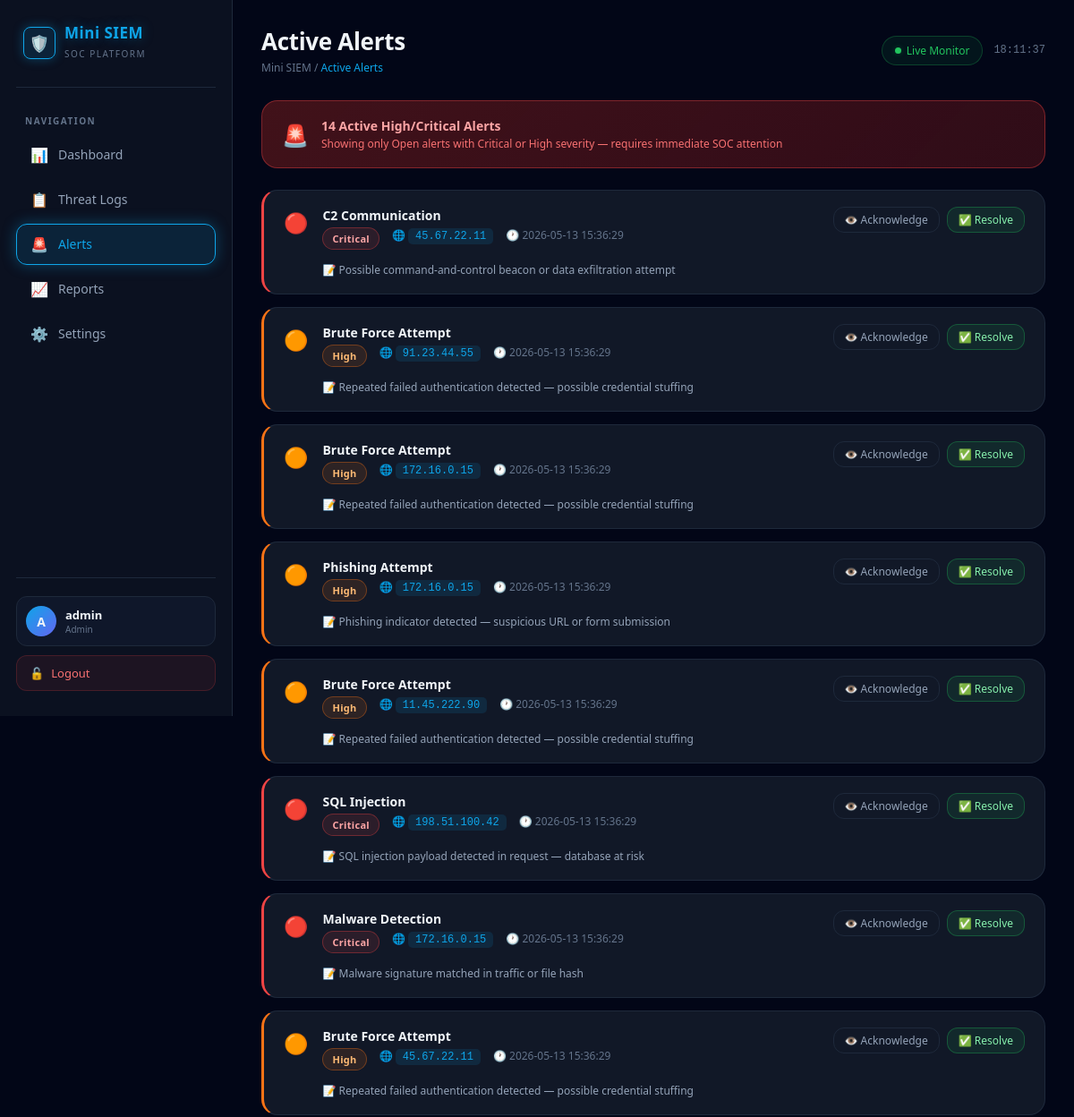
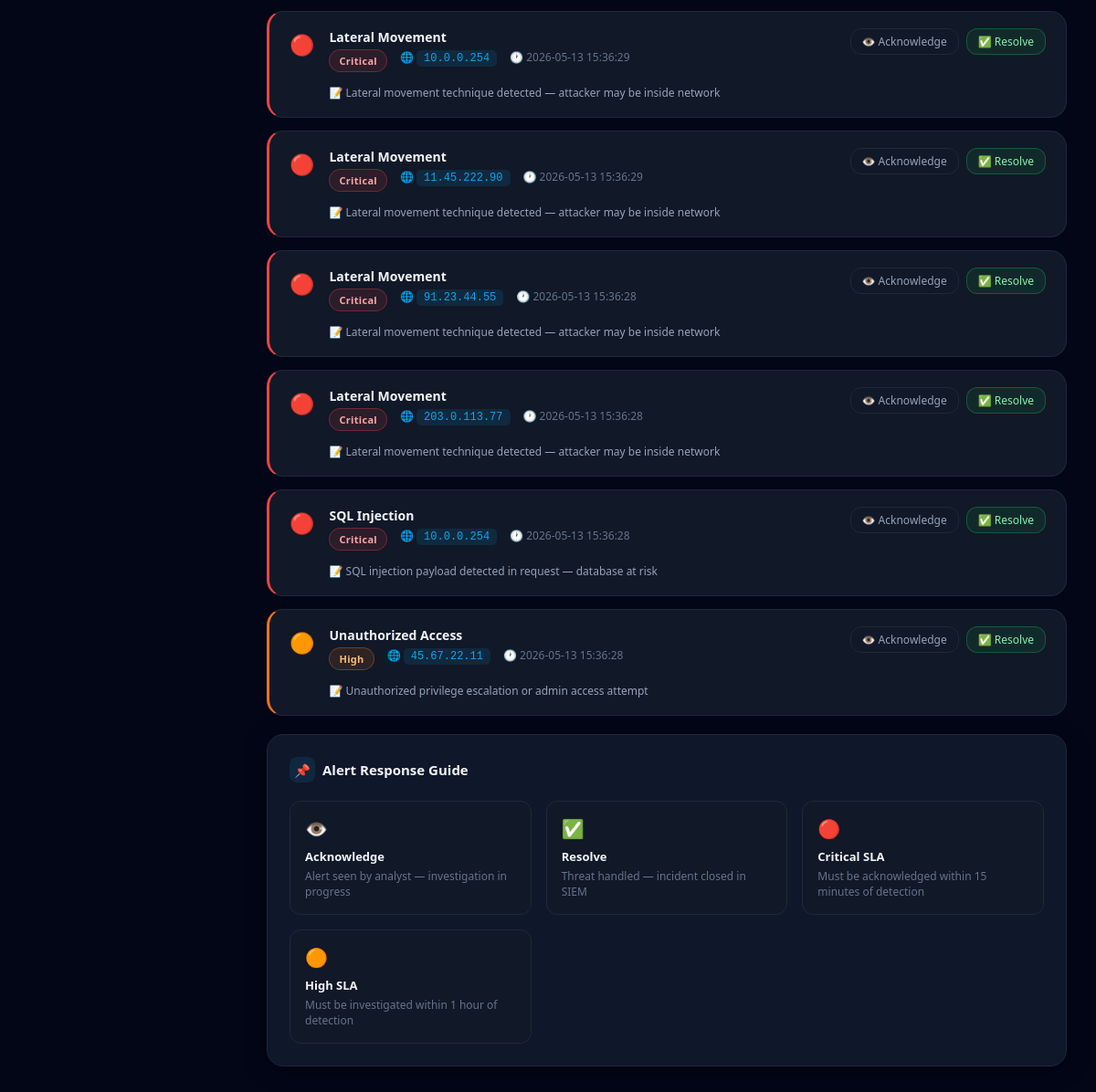
Page /alerts (signed in) on the committed database (2 pictures, top to bottom).
### app.py (models this page shows, shortened)
class Threat(db.Model):
    __tablename__ = "threats"
    id           = db.Column(db.Integer, primary_key=True)
    threat_type  = db.Column(db.String(100), nullable=False)
    severity     = db.Column(db.String(50),  nullable=False)
    source_ip    = db.Column(db.String(50),  nullable=False, default="Unknown")
    description  = db.Column(db.String(255), nullable=True)
    status       = db.Column(db.String(30),  nullable=False, default="Open")
    timestamp    = db.Column(db.DateTime,    nullable=False, default=datetime.utcnow)

### app.py (the view)
@app.route("/alerts")
@login_required
def alerts():
    alerts_list = Threat.query.filter(
        Threat.severity.in_(["Critical", "High"]),
        Threat.status == "Open"
    ).order_by(Threat.timestamp.desc()).all()
    return render_template(
        "alerts.html",
        alerts=alerts_list,
        page_title="Active Alerts",
    )

### app.py (called while the page is built)
def login_required(f):
    @wraps(f)
    def decorated(*args, **kwargs):
        if not session.get("logged_in"):
            flash("Please log in to access this page.", "warning")
            return redirect(url_for("login"))
        return f(*args, **kwargs)
    return decorated

### templates/alerts.html (shortened to what this page needs)
{% extends "base.html" %}
{% block content %}
<div class="alert-banner">
  <span class="banner-icon">🚨</span>
  <div class="banner-text">
    <h3>{{ alerts | length }} Active High/Critical Alert{% if alerts|length != 1 %}s{% endif %}</h3>
    <p>Showing only Open alerts with Critical or High severity — requires immediate SOC attention</p>
  </div>
</div>
{% if alerts %}
<div id="alertsList">
  {% for alert in alerts %}
  <div
    class="alert-card {{ 'critical-card' if alert.severity == 'Critical' else 'high-card' }}"
    id="alert-{{ alert.id }}"
  >
    <span class="alert-icon">
      {{ '🔴' if alert.severity == 'Critical' else '🟠' }}
    </span>
    <div class="alert-body">
      <div class="alert-type">{{ alert.threat_type }}</div>
      <div class="alert-meta">
        <span>
          <span class="badge badge-{{ alert.severity.lower() }}">{{ alert.severity }}</span>
        </span>
        <span>🌐 <span class="ip-mono">{{ alert.source_ip }}</span></span>
        <span>🕐 {{ alert.timestamp.strftime('%Y-%m-%d %H:%M:%S') }}</span>
        {% if alert.description %}
        <span style="color:var(--text-secondary);">📝 {{ alert.description }}</span>
        {% endif %}
      </div>
    </div>
    <div class="alert-actions">
      <button
        class="btn btn-ghost btn-sm"
        onclick="acknowledgeAlert({{ alert.id }})"
        title="Acknowledge"
      >👁️ Acknowledge</button>
      <button
        class="btn btn-success btn-sm"
        onclick="resolveAlert({{ alert.id }})"
        title="Resolve"
      >✅ Resolve</button>
    </div>
  </div>
  {% endfor %}
</div>
{% else %}
<div class="panel" style="text-align:center;padding:60px 24px;">
  <div style="font-size:48px;margin-bottom:16px;">✅</div>
  <h2 style="color:var(--low);margin-bottom:8px;">All Clear</h2>
  <p style="color:var(--text-muted);">No active high/critical alerts at this time.</p>
</div>
{% endif %}
<div class="panel" style="margin-top:20px;">
  <div class="panel-header">
    <div class="panel-title"><div class="title-icon">📌</div>Alert Response Guide</div>
  </div>
  <div style="display:grid;grid-template-columns:repeat(auto-fill,minmax(220px,1fr));gap:16px;">
    <div style="padding:16px;background:var(--bg-card2);border-radius:var(--radius);border:1px solid var(--border);">
      <div style="font-size:20px;margin-bottom:8px;">👁️</div>
      <div style="font-size:13px;font-weight:600;margin-bottom:4px;">Acknowledge</div>
      <div style="font-size:12px;color:var(--text-muted);">Alert seen by analyst — investigation in progress</div>
    </div>
    <div style="padding:16px;background:var(--bg-card2);border-radius:var(--radius);border:1px solid var(--border);">
      <div style="font-size:20px;margin-bottom:8px;">✅</div>
      <div style="font-size:13px;font-weight:600;margin-bottom:4px;">Resolve</div>
      <div style="font-size:12px;color:var(--text-muted);">Threat handled — incident closed in SIEM</div>
    </div>
    <div style="padding:16px;background:var(--bg-card2);border-radius:var(--radius);border:1px solid var(--border);">
      <div style="font-size:20px;margin-bottom:8px;">🔴</div>
      <div style="font-size:13px;font-weight:600;margin-bottom:4px;">Critical SLA</div>
      <div style="font-size:12px;color:var(--text-muted);">Must be acknowledged within 15 minutes of detection</div>
    </div>
    <div style="padding:16px;background:var(--bg-card2);border-radius:var(--radius);border:1px solid var(--border);">
      <div style="font-size:20px;margin-bottom:8px;">🟠</div>
      <div style="font-size:13px;font-weight:600;margin-bottom:4px;">High SLA</div>
      <div style="font-size:12px;color:var(--text-muted);">Must be investigated within 1 hour of detection</div>
    </div>
  </div>
</div>
{% endblock %}

### static/css/style.css (style rules this page uses)
:root { --bg-base: #020617; --bg-panel: #0b1120; --bg-card: #0f172a; --bg-card2: #111827; --bg-input: #1a2235; --border: #1e293b; --border-hover: #334155; --accent: #0ea5e9; --accent-glow: rgba(14, 165, 233, 0.35); --accent-dim: rgba(14, 165, 233, 0.12); --accent2: #6366f1; --critical: #ef4444; --critical-glow: rgba(239, 68, 68, 0.3); --high: #f97316; --high-glow: rgba(249, 115, 22, 0.3); --medium: #eab308; --medium-glow: rgba(234, 179, 8, 0.3); --low: #22c55e; --low-glow: rgba(34, 197, 94, 0.25); --text-primary: #f1f5f9; --text-muted: #64748b; --text-secondary:#94a3b8; --sidebar-w: 260px; --radius: 12px; --radius-lg: 18px; --shadow-card: 0 4px 24px rgba(0,0,0,0.4); }
*, *::before, *::after { margin: 0; padding: 0; box-sizing: border-box; }
html { scroll-behavior: smooth; }
body { font-family: 'Segoe UI', system-ui, -apple-system, sans-serif; background: var(--bg-base); color: var(--text-primary); min-height: 100vh; overflow-x: hidden; }
body.app-body { display: flex; }
.panel { background: var(--bg-card); border: 1px solid var(--border); border-radius: var(--radius-lg); padding: 24px; margin-bottom: 24px; box-shadow: var(--shadow-card); }
.panel-header { display: flex; align-items: center; justify-content: space-between; margin-bottom: 20px; flex-wrap: wrap; gap: 10px; }
.panel-title { font-size: 15px; font-weight: 600; color: var(--text-primary); display: flex; align-items: center; gap: 8px; }
.panel-title .title-icon { width: 28px; height: 28px; background: var(--accent-dim); border-radius: 8px; display: flex; align-items: center; justify-content: center; font-size: 14px; }
.alert-banner { background: linear-gradient(135deg, rgba(127,29,29,0.5), rgba(153,27,27,0.3)); border: 1px solid rgba(239,68,68,0.4); border-radius: var(--radius-lg); padding: 18px 22px; margin-bottom: 24px; display: flex; align-items: center; gap: 14px; animation: border-pulse 2.5s ease-in-out infinite; }
.alert-banner .banner-icon { font-size: 24px; }
.alert-banner .banner-text h3 { font-size: 14px; font-weight: 600; color: #fca5a5; }
.alert-banner .banner-text p { font-size: 12px; color: #f87171; margin-top: 2px; }
.badge { display: inline-flex; align-items: center; gap: 5px; padding: 4px 10px; border-radius: 20px; font-size: 11px; font-weight: 600; letter-spacing: 0.3px; white-space: nowrap; }
.badge-critical { background: rgba(239,68,68,0.12); border: 1px solid rgba(239,68,68,0.35); color: #fca5a5; }
.badge-high { background: rgba(249,115,22,0.12); border: 1px solid rgba(249,115,22,0.35); color: #fdba74; }
.ip-mono { font-family: 'Courier New', Courier, monospace; font-size: 12px; color: var(--accent); background: var(--accent-dim); padding: 2px 8px; border-radius: 5px; }
.btn { display: inline-flex; align-items: center; gap: 7px; padding: 9px 18px; border: 1px solid transparent; border-radius: var(--radius); font-size: 13px; font-weight: 500; font-family: 'Segoe UI', system-ui, sans-serif; cursor: pointer; transition: all 0.2s ease; text-decoration: none; white-space: nowrap; }
.btn-success { background: rgba(34,197,94,0.1); border-color: rgba(34,197,94,0.3); color: #86efac; }
.btn-ghost { background: transparent; border-color: var(--border); color: var(--text-secondary); }
.btn-sm { padding: 5px 12px; font-size: 12px; }
.alert-card { background: var(--bg-card2); border: 1px solid var(--border); border-radius: var(--radius-lg); padding: 18px 22px; margin-bottom: 14px; display: flex; align-items: flex-start; justify-content: space-between; gap: 16px; transition: all 0.2s; }
.alert-card.critical-card { border-left: 3px solid var(--critical); }
.alert-card.high-card { border-left: 3px solid var(--high); }
.alert-card .alert-icon { font-size: 22px; margin-top: 2px; flex-shrink: 0; }
.alert-card .alert-body { flex: 1; }
.alert-card .alert-type { font-size: 14px; font-weight: 600; margin-bottom: 4px; }
.alert-card .alert-meta { font-size: 12px; color: var(--text-muted); display: flex; gap: 14px; flex-wrap: wrap; }
.alert-card .alert-actions { display: flex; gap: 8px; flex-shrink: 0; flex-wrap: wrap; }

### rows in the picture
Threat: severity "🔴", threat_type "C2 Communication", severity "Critical", source_ip "45.67.22.11", timestamp "2026-05-13 15:36:29", description "Possible command-and-control beacon or data exfiltration attempt"
Threat: severity "🟠", threat_type "Brute Force Attempt", severity "High", source_ip "91.23.44.55", timestamp "2026-05-13 15:36:29", description "Repeated failed authentication detected — possible credential stuffing"
Threat: severity "🟠", threat_type "Brute Force Attempt", severity "High", source_ip "172.16.0.15", timestamp "2026-05-13 15:36:29", description "Repeated failed authentication detected — possible credential stuffing"
Threat: severity "🟠", threat_type "Phishing Attempt", severity "High", source_ip "172.16.0.15", timestamp "2026-05-13 15:36:29", description "Phishing indicator detected — suspicious URL or form submission"
Threat: severity "🟠", threat_type "Brute Force Attempt", severity "High", source_ip "11.45.222.90", timestamp "2026-05-13 15:36:29", description "Repeated failed authentication detected — possible credential stuffing"
Threat: severity "🔴", threat_type "SQL Injection", severity "Critical", source_ip "198.51.100.42", timestamp "2026-05-13 15:36:29", description "SQL injection payload detected in request — database at risk"
Threat: severity "🔴", threat_type "Malware Detection", severity "Critical", source_ip "172.16.0.15", timestamp "2026-05-13 15:36:29", description "Malware signature matched in traffic or file hash"
Threat: severity "🟠", threat_type "Brute Force Attempt", severity "High", source_ip "45.67.22.11", timestamp "2026-05-13 15:36:29", description "Repeated failed authentication detected — possible credential stuffing"
Threat: severity "🔴", threat_type "Lateral Movement", severity "Critical", source_ip "10.0.0.254", timestamp "2026-05-13 15:36:29", description "Lateral movement technique detected — attacker may be inside network"
Threat: severity "🔴", threat_type "Lateral Movement", severity "Critical", source_ip "11.45.222.90", timestamp "2026-05-13 15:36:29", description "Lateral movement technique detected — attacker may be inside network"
Threat: severity "🔴", threat_type "Lateral Movement", severity "Critical", source_ip "91.23.44.55", timestamp "2026-05-13 15:36:28", description "Lateral movement technique detected — attacker may be inside network"
Threat: severity "🔴", threat_type "Lateral Movement", severity "Critical", source_ip "203.0.113.77", timestamp "2026-05-13 15:36:28", description "Lateral movement technique detected — attacker may be inside network"
Threat: severity "🔴", threat_type "SQL Injection", severity "Critical", source_ip "10.0.0.254", timestamp "2026-05-13 15:36:28", description "SQL injection payload detected in request — database at risk"
Threat: severity "🟠", threat_type "Unauthorized Access", severity "High", source_ip "45.67.22.11", timestamp "2026-05-13 15:36:28", description "Unauthorized privilege escalation or admin access attempt"

### other values in the picture
{{ session.get('username', 'A')[0].upper() }} "A"
{{ session.get('username', 'admin') }} "admin"
{{ session.get('role', 'Admin') }} "Admin"
{{ page_title }} "Active Alerts"
{{ alerts | length }} "14"
